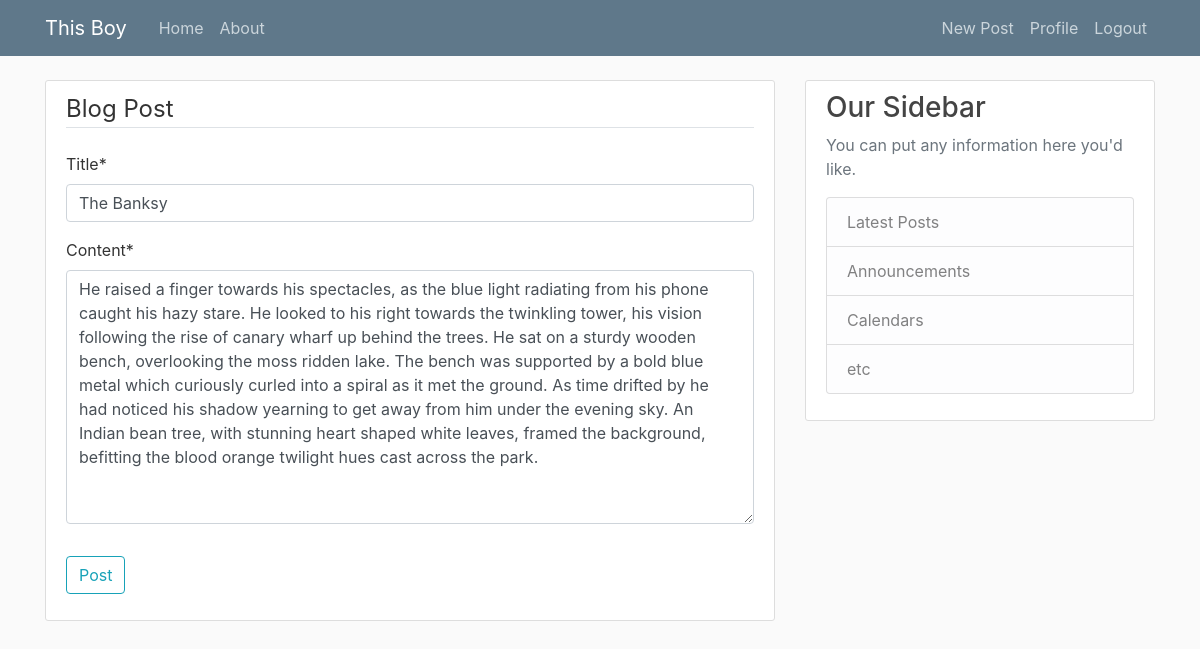
Page /post/6/update/ (signed in) on the committed database.
### blog/models.py (models this page shows, shortened)
class Post (models.Model):
    title       = models.CharField(max_length=100)
    content     = models.TextField()
    date_posted = models.DateTimeField(default=timezone.now)
    author      = models.ForeignKey(User, on_delete=models.CASCADE)

### blog/views.py (the view, shortened to what this page needs)
# urls.py: path('post/<int:pk>/update/', PostUpdateView.as_view(), name='post-update'),
class PostUpdateView(LoginRequiredMixin, UserPassesTestMixin, UpdateView):
    model = Post
    fields = ['title', 'content']
    def test_func(self):
        post = self.get_object()
        if self.request.user == post.author:
            return True
        return False

### blog/templates/blog/post_form.html (shortened to what this page needs)
{% extends "blog/base.html" %}
{% load crispy_forms_tags %}
{% block content %}
    <div class="content-section">
        <form method="POST">
            <fieldset class="form-group">
                <legend class="border-bottom mb-4">Blog Post</legend>
                {{ form|crispy }}
            </fieldset>
            <div class="form-group">
                <button class="btn btn-outline-info" type="submit" name="button">Post</button>
            </div>
        </form>
    </div>
{% endblock content %}

### blog/static/blog/main.css (style rules this page uses)
body { background: #fafafa; color: #333333; margin-top: 5rem; }
.content-section { background: #ffffff; padding: 10px 20px; border: 1px solid #dddddd; border-radius: 3px; margin-bottom: 20px; }

### rows in the picture
Post: title "The Banksy", content "He raised a finger towards his spectacles, as the blue light radiating from his phone caught his hazy stare. He looked to his right towards the twinkling tower, his vision following the rise of canary wharf up behind the trees. He sat on a sturdy wooden bench, overlooking the moss ridden lake. The bench was supported by a bold blue metal which curiously curled into a spiral as it met the ground. As time drifted by he had noticed his shadow yearning to get away from him under the evening sky. An Indian bean tree, with stunning heart shaped white leaves, framed the background, befitting the blood orange twilight hues cast across the park."
